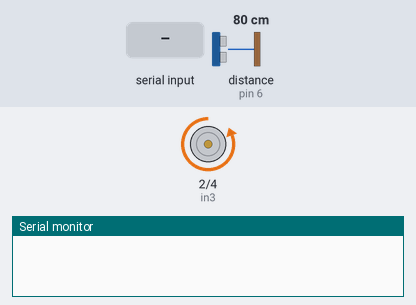
This sketch was run on a simulated Arduino Uno, built with avr-gcc and run on an emulated ATmega328P. On the bench: motor-driver pin pairs drawn as motors (green arrow = first pin HIGH = forward, orange = second pin HIGH = backward, longer = more drive, scaled by the enable pin), the last lines printed to the serial monitor. Wiring (inferred from the names in the program): ultrasonic range finder: trigger pin 7; echo pin 6. The inputs (shaded band) are chosen by the test bench; at power-on: distance to the obstacle (sensor on pin 6) 80 cm. The echo pulse lasts 58.3 µs per cm.

Above: at 6.2 s.
6.3 s: distance to the obstacle (sensor on pin 6) set to 66 cm
At 7.5 s:
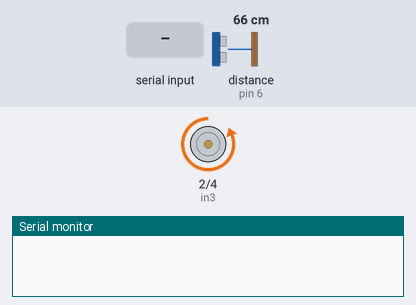
7.8 s: distance to the obstacle (sensor on pin 6) set to 2 cm
At 9.0 s:
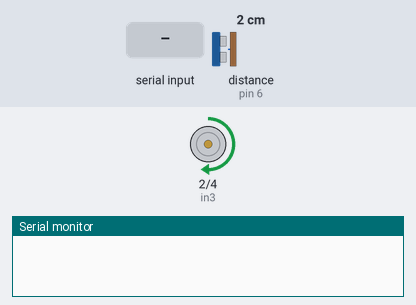
10.8 s: distance to the obstacle (sensor on pin 6) set to 9 cm
At 12.1 s:
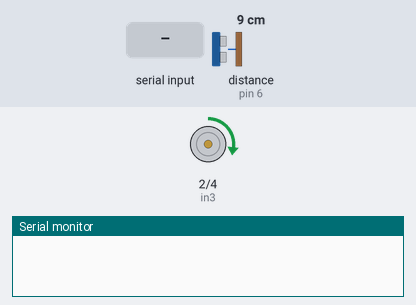
12.4 s: distance to the obstacle (sensor on pin 6) set to 18 cm
15.4 s: "A" received over Serial
18.4 s: distance to the obstacle (sensor on pin 6) set to 35 cm
At 19.1 s:
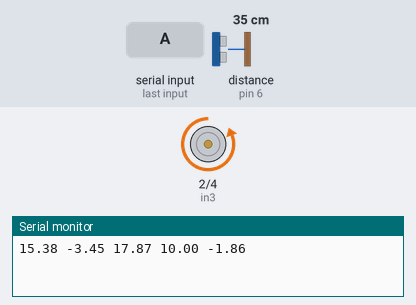
Timing chart, 0 to 20.9 s (numbered marks = the images above; inputs shaded):
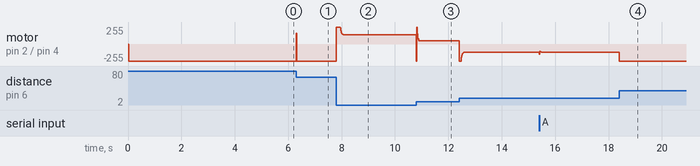

The sketch:

rst.ino
```cpp
#include <TimerOne.h>
// Variables para la interrupción
volatile float Time = 0;
const int trigPin = 7;
const int echoPin = 6;
float distance_setpoint = 10; // Distancia deseada
// Define variables
volatile double duration;
volatile double distance1 = 0;
volatile int voltajebits = 0;
int in3 = 2; // Pin que controla el sentido de giro Motor B
int in4 = 4; // Pin que controla el sentido de giro Motor B
int EnB = 3; // Pin que controla la velocidad del Motor A PWM
float ultrasonicRead(); // Declaración de la función para leer la distancia
void setup() {
  Serial.begin(115200);  // Iniciamos la comunicación serial a 9600 baudios
  Timer1.initialize(20000); // Configura el TIMER en 20 milisegundos = 20000 microsegundos
  Timer1.attachInterrupt(Temporizador); // Configura la interrupción del Timer 1
  pinMode(trigPin, OUTPUT); // Sets the trigPin as an Output
  pinMode(echoPin, INPUT); // Sets the echoPin as an Input
  pinMode(2, OUTPUT); // Salidas del motor
  pinMode(4, OUTPUT);
  pinMode(3, OUTPUT);
  analogWrite(EnB, 0); // Inicializa la velocidad del motor a cero
  delay(5000);
}
const float sa = 1, s1 = -0.579382135730782, r0 = 2.079050275705499, r1 = -1.925512816401701;
float motorSpeed = 0, u_1 = 0,  distance1_1=0;
float e = 0, e_1 = 0,  distance1_1_1 = 0;
float t = 0;
void loop() {
  if(Serial.available()>0){
  char seleccion = Serial.read();
  if(seleccion=='A'){
  Serial.print(Time);
  Serial.print(" ");
  Serial.print(motorSpeed);
  Serial.print(" ");
  Serial.print(distance1);
  Serial.print(" ");
  Serial.print(distance_setpoint);
  Serial.print(" ");
  Serial.println(e);
  };
    if(seleccion == 'D'){
      while (Serial.available()==0);
      int data = Serial.read();
      distance_setpoint = data;
      }
    }
}
void Temporizador(void) {
  Time = Time + 0.02; // Incrementa el temporizador
  t = distance_setpoint*0.153537459303763;
  distance1 = ultrasonicRead();
  distance1_1 = r0*distance1 + r1*distance1_1_1;
  e = t - distance1_1;
  motorSpeed = e - s1*u_1;
  //motorSpeed = (b0*e) - (b1*e_1) + (a1*u_1);
  u_1 = motorSpeed;
  e_1 = e;
  distance1_1_1 = distance1;
  if (e > 0) {    // Cambia la dirección del motor según el signo del error
    digitalWrite(in3, HIGH); // Giro ADELANTE
    digitalWrite(in4, LOW);
  } else {
    digitalWrite(in3, LOW); // Giro ATRÁS
    digitalWrite(in4, HIGH);
  }
  voltajebits = (abs(motorSpeed)*255)/5.7; // Ajusta la velocidad del motor dentro de los límites
  if (voltajebits < 50) voltajebits = 50;
  if (voltajebits > 255) voltajebits = 255;
  analogWrite(EnB, voltajebits);
}
float ultrasonicRead() { // Función para leer la distancia
  digitalWrite(trigPin, LOW);// Clears the trigPin
  digitalWrite(trigPin, HIGH);   // Sets the trigPin on HIGH state for 10 micro seconds
  delayMicroseconds(10);
  digitalWrite(trigPin, LOW);
  duration = pulseIn(echoPin, HIGH);   // Reads the echoPin, returns the sound wave travel time in microseconds
  double distance = duration * 0.034 / 2.0;   // Calcula la distancia
  return distance;
  }
```

Measured:
- after the input at 6.3 s, motor on pin 2 (in3) / pin 4 (in4): backward 255/255 → forward 165/255 at once, → backward 255/255 0.02 s later
- after the input at 10.8 s, motor on pin 2 (in3) / pin 4 (in4): forward 136/255 → forward 50/255 at once
- after the input at 18.4 s, motor on pin 2 (in3) / pin 4 (in4): backward 122/255 → backward 255/255 at once
